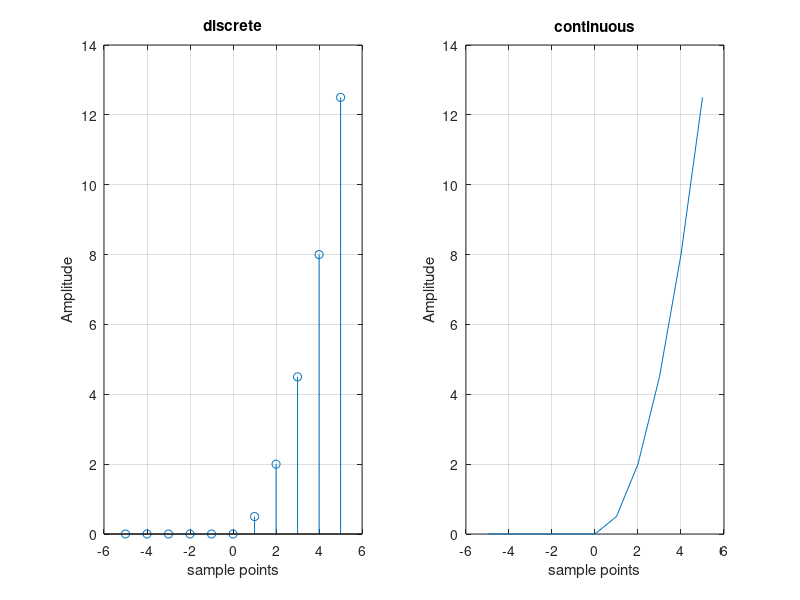

Recreate this plot in MATLAB.
clc; 
clf;  
clear all; 
close all; 
n1=input("enter the starting point:n_start="); 
n2=input("enter the ending point:n_end="); 
sample_point=-n1:1:n2; 
amp_1=zeros(1,n1+1); 
for (i=1:n2) 
amp_2(i)=i^2/2; 
end 
Amplitude=[amp_1 amp_2]; 
subplot(121); 
stem(sample_point,Amplitude); 
grid on; 
xlabel('sample points'); 
ylabel('Amplitude'); 
title('discrete'); 
subplot(122); 
plot(sample_point,Amplitude); 
grid on; 
xlabel('sample points'); 
ylabel('Amplitude'); 
title('continuous');